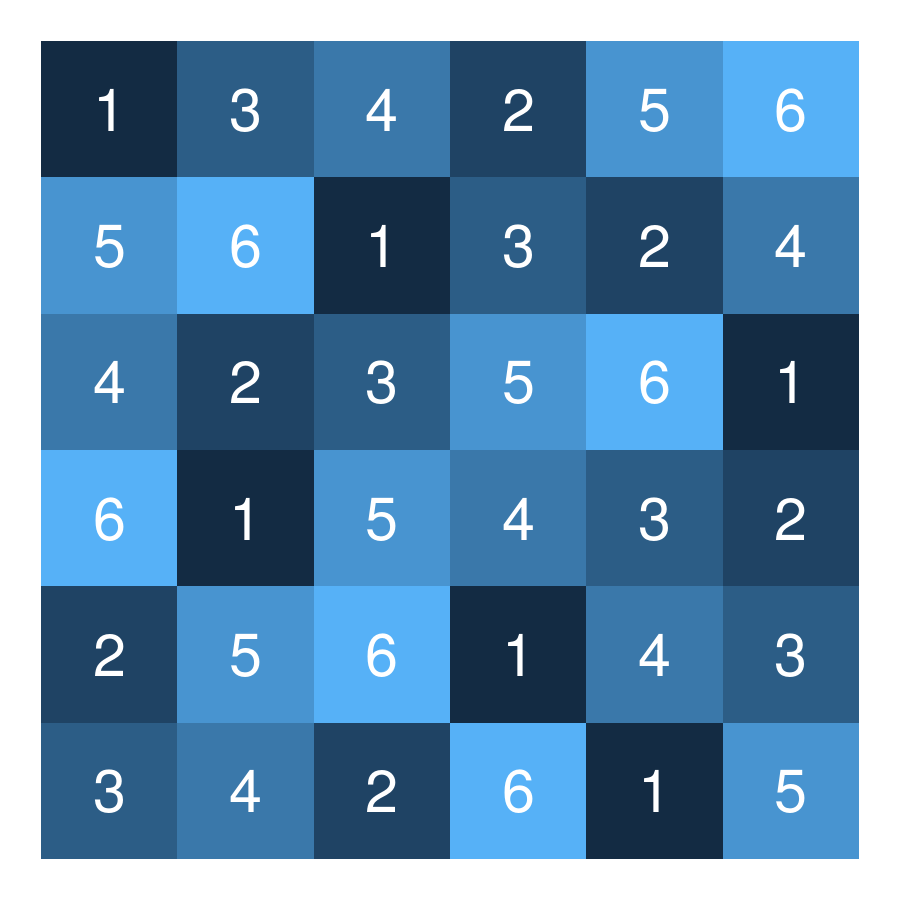

The R source for this figure:
library(igraph)
library(tidygraph)
library(tidyverse)

list.files("R", full.names = TRUE) %>% walk(source)

expand_grid(row = 1:3, column = 1:4) %>%
  mutate(symbol = c(1, 3, 4, 2, 5, 6, 1, 3, 4, 2, 3, 5)) %>%
  add_cols(5:6, 6) %>%
  add_rows(4:6) %>%
  ggplot(aes(column, row)) +
  geom_tile(aes(fill = symbol)) +
  geom_text(aes(label = symbol), size = 5, colour = "white") +
  scale_y_reverse() +
  coord_fixed() +
  theme_void() +
  theme(
    legend.position  = "none",
  )

ggsave("6x6_ryser.png", width = 3, height = 3)
